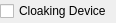
<?xml version="1.0" encoding="UTF-8"?>
<ui version="4.0">
 <class>PlannedWaypointCustomProperties</class>
 <widget class="QWidget" name="PlannedWaypointCustomProperties">
  <property name="geometry">
   <rect>
    <x>0</x>
    <y>0</y>
    <width>116</width>
    <height>23</height>
   </rect>
  </property>
  <property name="windowTitle">
   <string>Form</string>
  </property>
  <layout class="QVBoxLayout" name="verticalLayout">
   <property name="leftMargin">
    <number>0</number>
   </property>
   <property name="topMargin">
    <number>0</number>
   </property>
   <property name="rightMargin">
    <number>0</number>
   </property>
   <property name="bottomMargin">
    <number>0</number>
   </property>
   <item>
    <layout class="QGridLayout" name="gridLayout">
     <item row="0" column="0">
      <widget class="QCheckBox" name="cloakingDeviceEdit">
       <property name="text">
        <string>Cloaking Device</string>
       </property>
      </widget>
     </item>
    </layout>
   </item>
  </layout>
 </widget>
 <resources/>
 <connections/>
</ui>
